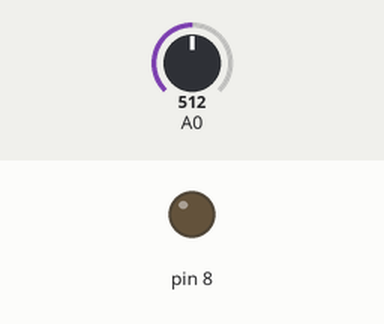
A sketch run on a simulated Arduino Uno, built with avr-gcc and run on an emulated ATmega328P. Shown: output pins drawn as LEDs (lit = HIGH). The inputs (shaded band) are chosen by the test bench; at power-on: A0 = 512.

Above: at 1.2 s.
1.3 s: A0 set to 106
2.8 s: A0 set to 92
At 2.95 s:
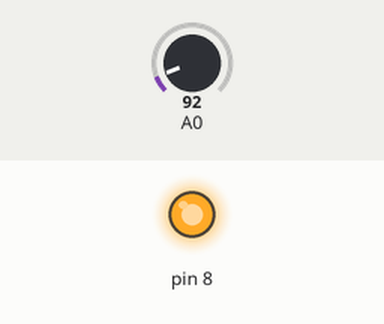
5.8 s: A0 set to 110
At 6.3 s:
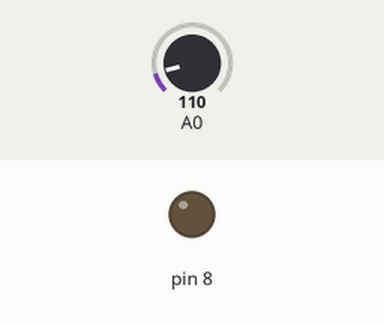
7.3 s: A0 set to 90
At 7.45 s:
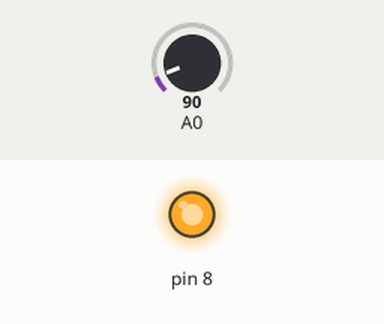
Timing chart, 0 to 10.3 s (numbered marks = the images above; inputs shaded):
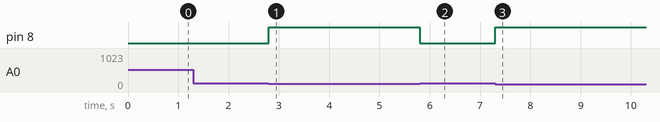

The sketch:

Sanitizer.ino
```cpp
int ir;
void setup() {
  Serial.begin(9600);
 pinMode(8, OUTPUT);

}

void loop() {
  ir=analogRead(A0);
  //Serial.println(ir);
  //delay(100);

  if(ir<100)
  {
     digitalWrite(8, HIGH);
     delay(300);
     digitalWrite(8, LOW);
     //delay(1000);
  }
   //digitalWrite(8, LOW);
   //delay(3000);


}
```

Measured:
- the behaviour switches between 100 and 99 on A0 (found by bisection; images 0 and 1)
- after the input at 1.3 s, every drawn part: stays the same
- after the input at 2.8 s, pin 8: LOW → HIGH at once
- after the input at 5.8 s, pin 8: HIGH → LOW at once
- after the input at 7.3 s, pin 8: LOW → HIGH at once
